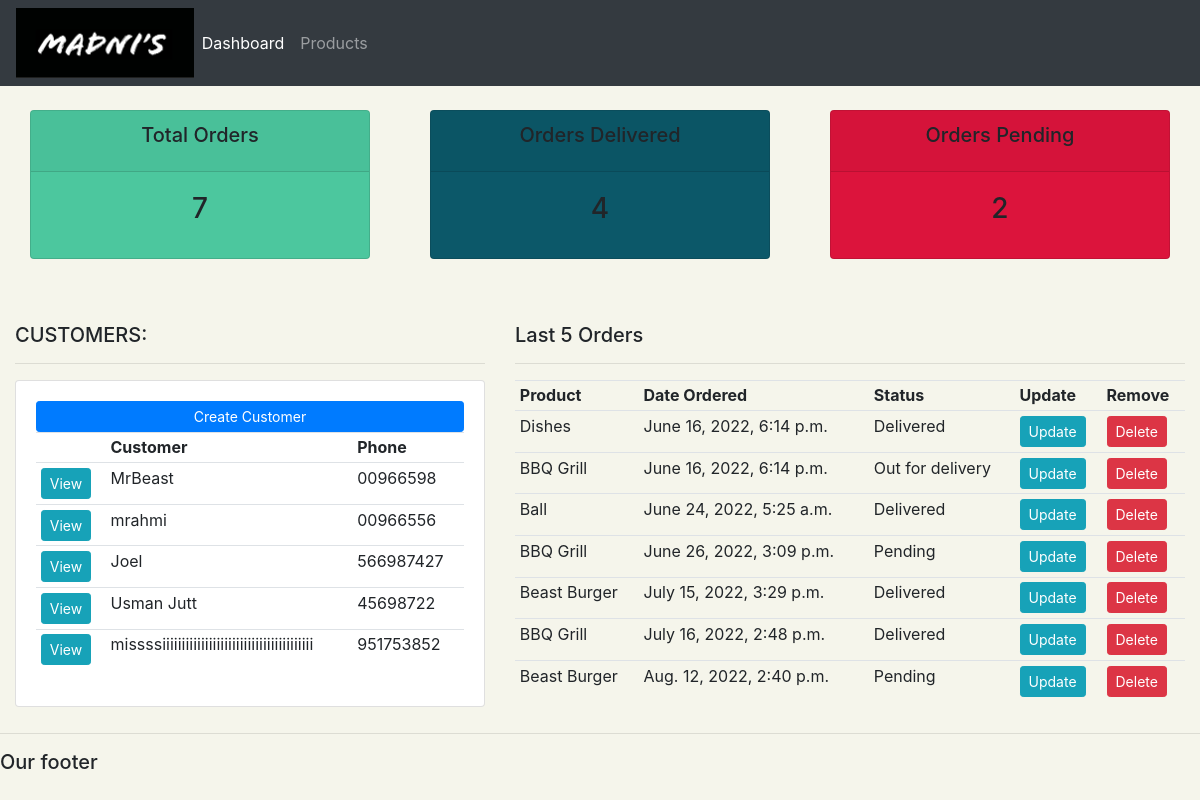
The page / on the database its author committed.
### Accounts/models.py (models this page shows, shortened)
class Customer(models.Model):
    name = models.CharField(max_length=200, null=True)
    phone = models.CharField(max_length=200, null=True)
    email = models.CharField(max_length=200, null=True)
    date_created = models.DateTimeField(auto_now_add=True, null=True)

class Order(models.Model):
    STATUS = (
            ('Pending', 'Pending'),
            ('Out for delivery','Out for delivery' ),
            ('Delivered', 'Delivered')
            )
    customer = models.ForeignKey(Customer, null=True, on_delete= models.SET_NULL)
    product = models.ForeignKey(Product, null=True, on_delete= models.SET_NULL)
    date_created = models.DateTimeField(auto_now_add=True, null=True)
    status = models.CharField(max_length=200, null=True, choices=STATUS)

class Product(models.Model):
    CATEGORY = (
            ('Indoor', 'Indoor'),
            ('Outdoor', 'Outdoor'),
            )
    name = models.CharField(max_length=200, null=True)
    price = models.FloatField(null=True)
    category = models.CharField(max_length=200, null=True, choices=CATEGORY)
    descption = models.CharField(max_length=200, null=True, blank=True)
    date_created = models.DateTimeField(auto_now_add=True, null=True)
    tags = models.ManyToManyField(Tag)
    def __str__(self):
        return self.name

### Accounts/views.py (the view)
# urls.py: path('', views.home, name="home"),
def home(request):
    orders = Order.objects.all()
    customers = Customer.objects.all()
    total_customers = customers.count()
    total_orders = orders.count()
    delivered = orders.filter(status='Delivered').count()
    pending = orders.filter(status='Pending').count()
    context = {'orders': orders, 'customers': customers, 'total_orders': total_orders,
    'delivered': delivered, 'pending': pending }
    return render(request, 'accounts/dashboard.html', context)

### Accounts/templates/accounts/dashboard.html
{% extends 'accounts/main.html' %}
{% block content %}
{% include 'accounts/status.html' %}
<br>
<div class="row">
    <div class="col-md-5">
        <h5>CUSTOMERS:</h5>
        <hr>
        <div class="card card-body">
            <a class="btn btn-primary btn-sm btn-block" href="">Create Customer</a>
            <table class="table table-sm">
                <tr>
                    <th></th>
                    <th>Customer</th>
                    <th>Phone</th>
                </tr>
                {% for customer in customers %}
                    <tr>
                        <td><a class="btn btn-sm btn-info" href="{% url 'customer' customer.id %}">View</a></td>
                        <td>{{customer.name}}</td>
                        <td>{{customer.phone}}</td>
                    </tr>
                {% endfor %}
            </table>
        </div>
    </div>
<div class=" col-md-7">
    <h5>Last 5 Orders</h5>
    <hr>
        <table class="table table-sm">
            <tr>
                <th>Product</th>
                <th>Date Ordered</th>
                <th>Status</th>
                <th>Update</th>
                <th>Remove</th>
            </tr>
            {% for order in orders %}
                    <tr>
                        <td>{{order.product}}</td>
                        <td>{{order.date_created}}</td>
                        <td>{{order.status}}</td>
                        <td><a class = "btn btn-sm btn-info" href="{% url 'update_order' order.id %}">
                        Update</a></td>
                        <td><a class = "btn btn-sm btn-danger" href="{% url 'delete_order' order.id %}">Delete</a></td>
                    </tr>
                {% endfor %}
        </table>
    </div>
</div>
{% endblock %}

### Accounts/templates/accounts/main.html (shortened to what this page needs)
{% load static %}
<html>
<head>
    <link rel="stylesheet" href="https://cdn.jsdelivr.net/npm/bootstrap@4.4.1/dist/css/bootstrap.min.css">
    <link rel="stylesheet" type="text/css" href="{% static '/css/main.css' %}">
</head>
<body>
    {% include 'accounts/navbar.html' %}
    <div class="container-fluid">
    {% block content %}
    {% endblock %}
    </div>
    <hr>
    <h5>Our footer</h5>
</body>
</html>

### Accounts/templates/accounts/navbar.html (shortened to what this page needs)
{% load static %}
<nav class="navbar navbar-expand-lg navbar-dark bg-dark">
    <img src="{% static 'images/logo.png' %}" height="70px">
    <div class="collapse navbar-collapse" id="navbarNav">
      <ul class="navbar-nav">
        <li class="nav-item active">
          <a class="nav-link" href="{% url 'home' %}">Dashboard</a>
        </li>
        <li class="nav-item">
          <a class="nav-link" href="{% url 'products' %}">Products</a>
        </li>
      </ul>
    </div>
  </nav>

### Accounts/templates/accounts/status.html
<br>
<div class="row">
    <div class="col">
        <div class="col-md">
            <div class="card text-center mb-3" id="total-orders">
                <div class="card-header" >
                    <h5 class="card-title">Total Orders</h5>
                </div>
                <div class="card-body">
                    <h3 class="card-title">{{total_orders}}</h3>
                </div>
            </div>
        </div>
    </div>
    <div class="col">
        <div class="col-md">
            <div class="card text-center mb-3" id="orders-delivered">
                <div class="card-header">
                    <h5 class="card-title">Orders Delivered</h5>
                </div>
                <div class="card-body">
                    <h3 class="card-title">{{delivered}}</h3>
                </div>
            </div>
        </div>
    </div>
    <div class="col">
        <div class="col-md">
            <div class="card text-center mb-3" id="orders-pending">
                <div class="card-header">
                    <h5 class="card-title">Orders Pending</h5>
                </div>
                <div class="card-body">
                    <h3 class="card-title">{{pending}}</h3>
                </div>
            </div>
        </div>
    </div>
</div>
<br>

### Accounts/static/css/main.css (style rules this page uses)
body { background-color: #f5f5eb; }
#total-orders { background-color: #4cc79e; }
#orders-delivered { background-color: #0c5869; }
#orders-pending { background-color: crimson; }

### rows shown on the page
Customer: name "MrBeast", phone "00966598"
Customer: name "mrahmi", phone "00966556"
Customer: name "Joel", phone "566987427"
Customer: name "Usman Jutt", phone "45698722"
Customer: name "missssiiiiiiiiiiiiiiiiiiiiiiiiiiiiiiiiiiiiiii", phone "951753852"
Order: product "Dishes", date_created "June 16, 2022, 6:14 p.m.", status "Delivered"
Order: product "BBQ Grill", date_created "June 16, 2022, 6:14 p.m.", status "Out for delivery"
Order: product "Ball", date_created "June 24, 2022, 5:25 a.m.", status "Delivered"
Order: product "BBQ Grill", date_created "June 26, 2022, 3:09 p.m.", status "Pending"
Order: product "Beast Burger", date_created "July 15, 2022, 3:29 p.m.", status "Delivered"
Order: product "BBQ Grill", date_created "July 16, 2022, 2:48 p.m.", status "Delivered"
Order: product "Beast Burger", date_created "Aug. 12, 2022, 2:40 p.m.", status "Pending"

### other values the page prints
{{ total_orders }} "7"
{{ delivered }} "4"
{{ pending }} "2"
